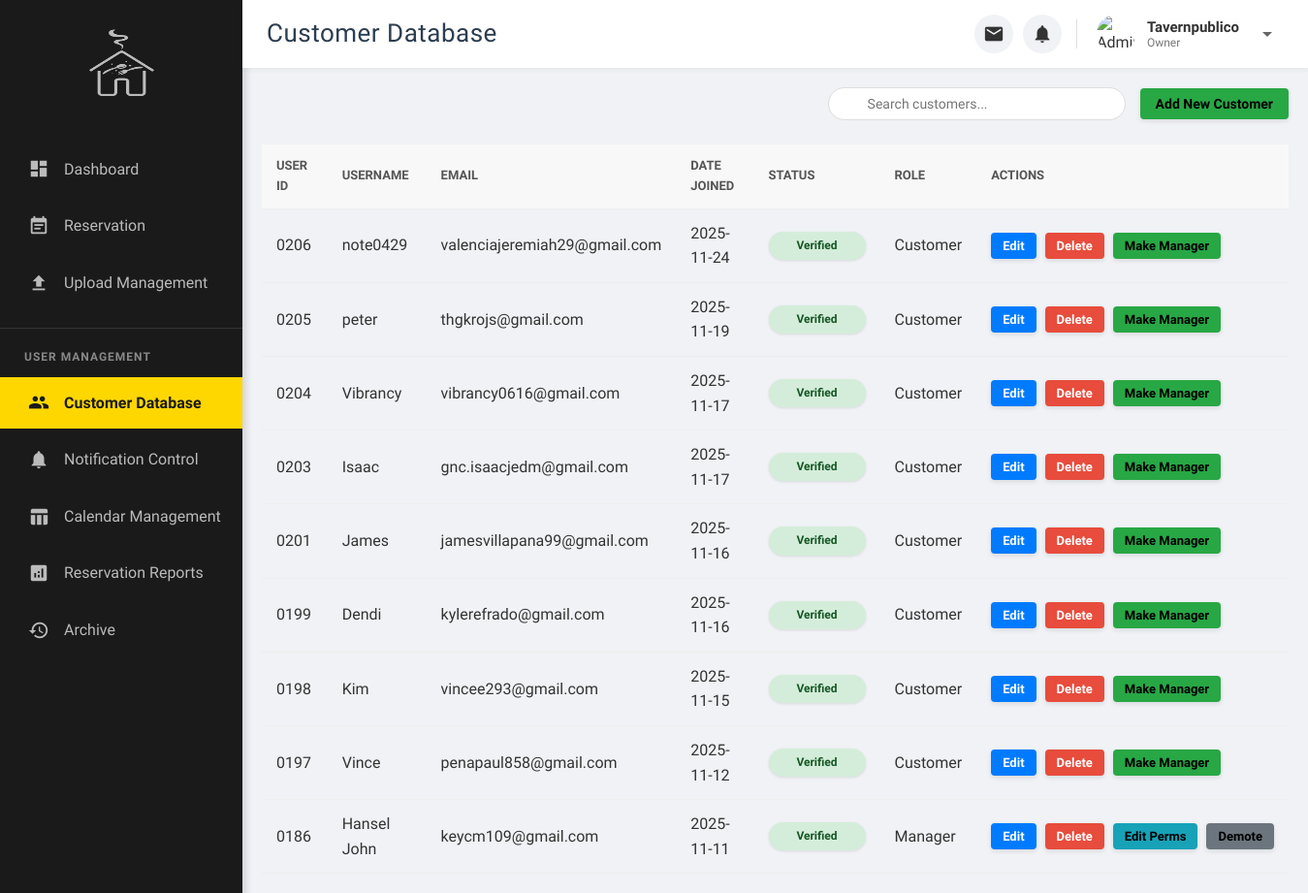
The app's page /customer_database.php (signed in) with its own data.
### tables this page shows
CREATE TABLE `users` (
  `user_id` int(11) NOT NULL,
  `username` varchar(50) NOT NULL,
  `email` varchar(100) NOT NULL,
  `password_hash` varchar(255) NOT NULL,
  `otp` varchar(10) DEFAULT NULL,
  `otp_expiry` datetime DEFAULT NULL,
  `reset_token` varchar(255) DEFAULT NULL,
  `reset_token_expiry` datetime DEFAULT NULL,
  `is_verified` tinyint(1) NOT NULL DEFAULT 0,
  `is_admin` tinyint(1) NOT NULL DEFAULT 0,
  `role` varchar(50) NOT NULL DEFAULT 'customer',
  `permissions` text DEFAULT NULL,
  `avatar` varchar(255) DEFAULT NULL,
  `mobile` varchar(15) DEFAULT NULL,
  `birthday` date DEFAULT NULL,
  `birthday_last_updated` date DEFAULT NULL,
  `created_at` timestamp NOT NULL DEFAULT current_timestamp(),
  `deleted_at` timestamp NULL DEFAULT NULL
);

### customer_database.php (the view, shortened to what this page needs)
<?php
require_once 'db_connect.php';
$users = [];
$sql = "SELECT user_id, username, email, created_at, is_verified, role, permissions FROM users WHERE is_admin = 0 AND deleted_at IS NULL ORDER BY created_at DESC";
if ($result = mysqli_query($link, $sql)) {
    while ($row = mysqli_fetch_assoc($result)) {
        $users[] = $row;
    }
} else {
    error_log("Customer Database page error: " . mysqli_error($link));
}
?>
<!DOCTYPE html>
<html lang="en">
<head>
    <link rel="stylesheet" href="CSS/admin.css">
</head>
<body>
    <div class="page-wrapper">
        <aside class="admin-sidebar">
            <div class="sidebar-header">
                <img src="Tavern.png" alt="Home Icon" class="home-icon">
            </div>
            <nav>
                 <ul class="sidebar-menu">
                    <li class="menu-item"><a href="admin.php"><i class="material-icons">dashboard</i> Dashboard</a></li>
                    <li class="menu-item"><a href="reservation.php"><i class="material-icons">event_note</i> Reservation</a></li>
                    <li class="menu-item"><a href="update.php"><i class="material-icons">file_upload</i> Upload Management</a></li>
                </ul>
                <div class="user-management-title">User Management</div>
                <ul class="sidebar-menu user-management-menu">
                    <li class="menu-item active"><a href="customer_database.php"><i class="material-icons">people</i> Customer Database</a></li>
                    <li class="menu-item"><a href="notification_control.php"><i class="material-icons">notifications</i> Notification Control</a></li>
                    <li class="menu-item"><a href="table_management.php"><i class="material-icons">table_chart</i> Calendar Management</a></li>
                    <li class="menu-item"><a href="reports.php"><i class="material-icons">analytics</i>Reservation Reports</a></li>
                    <li class="menu-item"><a href="deletion_history.php"><i class="material-icons">history</i> Archive</a></li>
                </ul>
            </nav>
        </aside>
        <div class="admin-content-area">
            <header class="main-header">
                <div class="header-content">
                    <h1 class="header-page-title">Customer Database</h1>
                    <div class="admin-header-right">
                        <div class="admin-notification-area">
                            <div class="admin-notification-item">
                                <button class="admin-notification-button" id="adminMessageBtn" title="Messages">
                                    <i class="material-icons">email</i>
                                </button>
                            </div>
                            <div class="admin-notification-item">
                                <button class="admin-notification-button" id="adminReservationBtn" title="Reservations">
                                    <i class="material-icons">notifications</i> <span class="admin-notification-badge" id="adminReservationCount" style="display: none;">0</span>
                                </button>
                            </div>
                        </div>
                        <div class="admin-profile-dropdown">
                            <div class="admin-profile-area" id="adminProfileBtn">
                                <?php $admin_avatar_path = isset($_SESSION['avatar']) && file_exists($_SESSION['avatar']) ? htmlspecialchars($_SESSION['avatar']) : 'images/default_avatar.png'; ?>
                                <img src="<?php echo $admin_avatar_path; ?>" alt="Admin Avatar" class="admin-avatar">
                                <div class="admin-user-info">
                                    <span class="admin-username"><?php echo htmlspecialchars($_SESSION['username']); ?></span>
                                    <span class="admin-role"><?php echo ucfirst(htmlspecialchars($_SESSION['role'])); ?></span>
                                </div>
                                <i class="material-icons" style="color: #666; margin-left: 5px;">arrow_drop_down</i>
                            </div>
                        </div>
                    </div>
                    </div>
            </header>
            <main class="dashboard-main-content">
                <div class="reservation-page-header">
                    <input type="text" id="userSearch" class="search-input" placeholder="Search customers...">
                    <button id="addNewUserBtn" class="btn btn-primary" style="background-color: #28a745;">Add New Customer</button>
                </div>
                <section class="all-reservations-section">
                    <div class="table-responsive">
                        <table>
                            <thead>
                                <tr>
                                    <th>USER ID</th>
                                    <th>USERNAME</th>
                                    <th>EMAIL</th>
                                    <th>DATE JOINED</th>
                                    <th>STATUS</th>
                                    <th>ROLE</th>
                                    <th>ACTIONS</th>
                                </tr>
                            </thead>
                            <tbody id="usersTableBody">
                                <?php if (empty($users)): ?>
                                    <tr><td colspan="7" style="text-align: center;">No customers found.</td></tr>
                                <?php else: ?>
                                    <?php foreach ($users as $user): ?>
                                        <tr data-user-id="<?= $user['user_id']; ?>"
                                            data-username="<?= htmlspecialchars($user['username'], ENT_QUOTES); ?>"
                                            data-email="<?= htmlspecialchars($user['email'], ENT_QUOTES); ?>"
                                            data-permissions='<?= htmlspecialchars($user['permissions'] ?? '[]', ENT_QUOTES); ?>'>
                                            <td><?= sprintf('%04d', $user['user_id']); ?></td>
                                            <td><?= htmlspecialchars($user['username']); ?></td>
                                            <td><?= htmlspecialchars($user['email']); ?></td>
                                            <td><?= htmlspecialchars(date('Y-m-d', strtotime($user['created_at']))); ?></td>
                                            <td>
                                                <?php if ($user['is_verified']): ?>
                                                    <span class="status-badge confirmed">Verified</span>
                                                <?php else: ?>
                                                    <span class="status-badge pending">Not Verified</span>
                                                <?php endif; ?>
                                            </td>
                                            <td class="role-cell"><?= htmlspecialchars(ucfirst($user['role'])); ?></td>
                                            <td class="actions">
                                                <button class="btn btn-small view-edit-btn">Edit</button>
                                                <button class="btn btn-small delete-btn">Delete</button>
                                                <?php if ($user['role'] === 'manager'): ?>
                                                    <button class="btn btn-small edit-permissions-btn" style="background-color: #17a2b8;">Edit Perms</button>
                                                    <button class="btn btn-small demote-user-btn" style="background-color: #6c757d;">Demote</button>
                                                <?php else: ?>
                                                    <button class="btn btn-small promote-user-btn" style="background-color: #28a745;">Make Manager</button>
                                                <?php endif; ?>
                                            </td>
                                        </tr>
                                    <?php endforeach; ?>
                                <?php endif; ?>
                            </tbody>
                        </table>
                    </div>
                </section>
            </main>
        </div>
    </div>
</body>
</html>

### records on screen
users: user_id "0206", username "note0429", email "valenciajeremiah29@gmail.com", created_at "2025-11-24", is_verified "Verified", role "Customer", shows "Make Manager"
users: user_id "0205", username "peter", email "thgkrojs@gmail.com", created_at "2025-11-19", is_verified "Verified", role "Customer", shows "Make Manager"
users: user_id "0204", username "Vibrancy", email "vibrancy0616@gmail.com", created_at "2025-11-17", is_verified "Verified", role "Customer", shows "Make Manager"
users: user_id "0203", username "Isaac", email "gnc.isaacjedm@gmail.com", created_at "2025-11-17", is_verified "Verified", role "Customer", shows "Make Manager"
users: user_id "0201", username "James", email "jamesvillapana99@gmail.com", created_at "2025-11-16", is_verified "Verified", role "Customer", shows "Make Manager"
users: user_id "0199", username "Dendi", email "kylerefrado@gmail.com", created_at "2025-11-16", is_verified "Verified", role "Customer", shows "Make Manager"
users: user_id "0198", username "Kim", email "vincee293@gmail.com", created_at "2025-11-15", is_verified "Verified", role "Customer", shows "Make Manager"
users: user_id "0197", username "Vince", email "penapaul858@gmail.com", created_at "2025-11-12", is_verified "Verified", role "Customer", shows "Make Manager"
users: user_id "0186", username "Hansel John", email "keycm109@gmail.com", created_at "2025-11-11", is_verified "Verified", role "Manager", shows "Edit Perms"

### other values on screen
$_SESSION['username'] "Tavernpublico"
$_SESSION['role'] "Owner"
